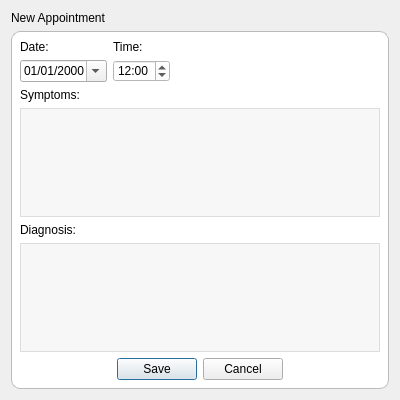
<?xml version="1.0" encoding="UTF-8"?>
<ui version="4.0">
 <class>AddAppointment</class>
 <widget class="QDialog" name="AddAppointment">
  <property name="geometry">
   <rect>
    <x>0</x>
    <y>0</y>
    <width>400</width>
    <height>400</height>
   </rect>
  </property>
  <property name="sizePolicy">
   <sizepolicy hsizetype="Preferred" vsizetype="Fixed">
    <horstretch>0</horstretch>
    <verstretch>0</verstretch>
   </sizepolicy>
  </property>
  <property name="minimumSize">
   <size>
    <width>0</width>
    <height>400</height>
   </size>
  </property>
  <property name="windowTitle">
   <string>Dialog</string>
  </property>
  <property name="windowIcon">
   <iconset resource="resources.qrc">
    <normaloff>:/icons/Calendar 32x32</normaloff>:/icons/Calendar 32x32</iconset>
  </property>
  <layout class="QVBoxLayout" name="verticalLayout">
   <item>
    <widget class="QLabel" name="formTitle">
     <property name="sizePolicy">
      <sizepolicy hsizetype="Preferred" vsizetype="Fixed">
       <horstretch>0</horstretch>
       <verstretch>0</verstretch>
      </sizepolicy>
     </property>
     <property name="text">
      <string>New Appointment</string>
     </property>
    </widget>
   </item>
   <item>
    <widget class="QWidget" name="widget" native="true">
     <property name="styleSheet">
      <string notr="true">#widget {
	background:#ffffff;
	border-radius:9px;
	border:1px solid #bbbbbb;
}

#widget_2 {
	background: #ffffff;
}

QLabel, QDateEdit, QTimeEdit {
	background:#ffffff;
}

QPlainTextEdit {
	background:#f7f7f7;
	border:1px solid #dddddd;
	padding:2px;
}

#buttonBox QAbstractButton {
	background:#ffffff;
	border-radius:9px;
	border:1px solid #bbbbbb;
	padding:5px;
	padding-left:10px;
	padding-right:10px;
	margin:2px;
}

#buttonBox QAbstractButton:pressed {
	background: #444444;
	color:#ffffff;
}</string>
     </property>
     <layout class="QVBoxLayout" name="verticalLayout_3">
      <item>
       <layout class="QVBoxLayout" name="verticalLayout_2">
        <item>
         <widget class="QWidget" name="widget_2" native="true">
          <property name="minimumSize">
           <size>
            <width>0</width>
            <height>0</height>
           </size>
          </property>
          <layout class="QHBoxLayout" name="horizontalLayout_2">
           <property name="margin">
            <number>0</number>
           </property>
           <item>
            <layout class="QHBoxLayout" name="horizontalLayout">
             <item>
              <layout class="QVBoxLayout" name="verticalLayout_4">
               <item>
                <widget class="QLabel" name="label_2">
                 <property name="sizePolicy">
                  <sizepolicy hsizetype="Preferred" vsizetype="Fixed">
                   <horstretch>0</horstretch>
                   <verstretch>0</verstretch>
                  </sizepolicy>
                 </property>
                 <property name="text">
                  <string>Date:</string>
                 </property>
                </widget>
               </item>
               <item>
                <widget class="QDateEdit" name="ap_date">
                 <property name="sizePolicy">
                  <sizepolicy hsizetype="Fixed" vsizetype="Fixed">
                   <horstretch>0</horstretch>
                   <verstretch>0</verstretch>
                  </sizepolicy>
                 </property>
                 <property name="styleSheet">
                  <string notr="true">QDateEdit, QWidget {
	background:none;
}  </string>
                 </property>
                 <property name="displayFormat">
                  <string>dd/MM/yyyy</string>
                 </property>
                 <property name="calendarPopup">
                  <bool>true</bool>
                 </property>
                </widget>
               </item>
              </layout>
             </item>
             <item>
              <layout class="QVBoxLayout" name="verticalLayout_5">
               <item>
                <widget class="QLabel" name="label_3">
                 <property name="sizePolicy">
                  <sizepolicy hsizetype="Preferred" vsizetype="Fixed">
                   <horstretch>0</horstretch>
                   <verstretch>0</verstretch>
                  </sizepolicy>
                 </property>
                 <property name="text">
                  <string>Time:</string>
                 </property>
                </widget>
               </item>
               <item>
                <widget class="QTimeEdit" name="ap_time">
                 <property name="sizePolicy">
                  <sizepolicy hsizetype="Fixed" vsizetype="Fixed">
                   <horstretch>0</horstretch>
                   <verstretch>0</verstretch>
                  </sizepolicy>
                 </property>
                 <property name="displayFormat">
                  <string>HH:mm</string>
                 </property>
                 <property name="calendarPopup">
                  <bool>true</bool>
                 </property>
                 <property name="time">
                  <time>
                   <hour>12</hour>
                   <minute>0</minute>
                   <second>0</second>
                  </time>
                 </property>
                </widget>
               </item>
              </layout>
             </item>
             <item>
              <spacer name="horizontalSpacer">
               <property name="orientation">
                <enum>Qt::Horizontal</enum>
               </property>
               <property name="sizeHint" stdset="0">
                <size>
                 <width>40</width>
                 <height>20</height>
                </size>
               </property>
              </spacer>
             </item>
            </layout>
           </item>
          </layout>
         </widget>
        </item>
        <item>
         <widget class="QLabel" name="label_4">
          <property name="sizePolicy">
           <sizepolicy hsizetype="Preferred" vsizetype="Fixed">
            <horstretch>0</horstretch>
            <verstretch>0</verstretch>
           </sizepolicy>
          </property>
          <property name="text">
           <string>Symptoms:</string>
          </property>
         </widget>
        </item>
        <item>
         <widget class="QPlainTextEdit" name="ap_notes">
          <property name="sizePolicy">
           <sizepolicy hsizetype="Preferred" vsizetype="Preferred">
            <horstretch>0</horstretch>
            <verstretch>0</verstretch>
           </sizepolicy>
          </property>
         </widget>
        </item>
        <item>
         <widget class="QLabel" name="label">
          <property name="sizePolicy">
           <sizepolicy hsizetype="Preferred" vsizetype="Fixed">
            <horstretch>0</horstretch>
            <verstretch>0</verstretch>
           </sizepolicy>
          </property>
          <property name="text">
           <string>Diagnosis:</string>
          </property>
         </widget>
        </item>
        <item>
         <widget class="QPlainTextEdit" name="ap_notes2"/>
        </item>
        <item>
         <widget class="QDialogButtonBox" name="buttonBox">
          <property name="orientation">
           <enum>Qt::Horizontal</enum>
          </property>
          <property name="standardButtons">
           <set>QDialogButtonBox::Cancel|QDialogButtonBox::Save</set>
          </property>
          <property name="centerButtons">
           <bool>true</bool>
          </property>
         </widget>
        </item>
       </layout>
      </item>
     </layout>
    </widget>
   </item>
  </layout>
 </widget>
 <resources>
  <include location="resources.qrc"/>
 </resources>
 <connections>
  <connection>
   <sender>buttonBox</sender>
   <signal>accepted()</signal>
   <receiver>AddAppointment</receiver>
   <slot>accept()</slot>
   <hints>
    <hint type="sourcelabel">
     <x>248</x>
     <y>254</y>
    </hint>
    <hint type="destinationlabel">
     <x>157</x>
     <y>274</y>
    </hint>
   </hints>
  </connection>
  <connection>
   <sender>buttonBox</sender>
   <signal>rejected()</signal>
   <receiver>AddAppointment</receiver>
   <slot>reject()</slot>
   <hints>
    <hint type="sourcelabel">
     <x>316</x>
     <y>260</y>
    </hint>
    <hint type="destinationlabel">
     <x>286</x>
     <y>274</y>
    </hint>
   </hints>
  </connection>
 </connections>
</ui>
